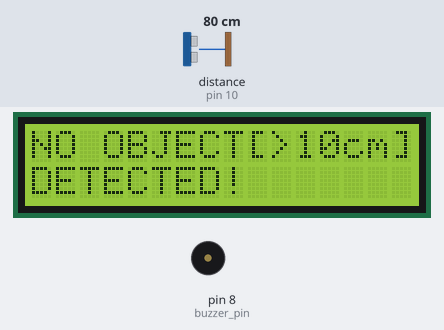
Bench run of a sketch on a simulated Arduino Uno, built with avr-gcc and run on an emulated ATmega328P. On the bench: 16×2 character LCD, buzzer (waves = sounding, pin HIGH). Wiring (inferred from the names in the program): ultrasonic range finder: trigger pin 9; echo pin 10. The test bench sets the inputs (shaded band); at power-on: distance to the obstacle (sensor on pin 10) 80 cm. The echo pulse lasts 58.3 µs per cm; pins used as bus, display or sensor lines are not drawn.

Above: at 1.2 s.
1.3 s: distance to the obstacle (sensor on pin 10) set to 12 cm
5.4 s: distance to the obstacle (sensor on pin 10) set to 9 cm
At 6.6 s:
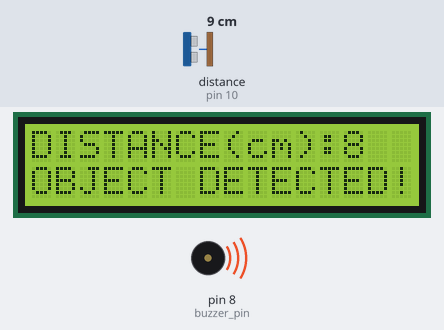
9.5 s: distance to the obstacle (sensor on pin 10) set to 18 cm
At 10.7 s:
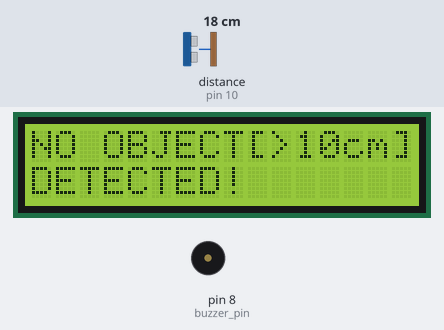
Timing chart, 0 to 12.5 s (numbered marks = the images above; inputs shaded):
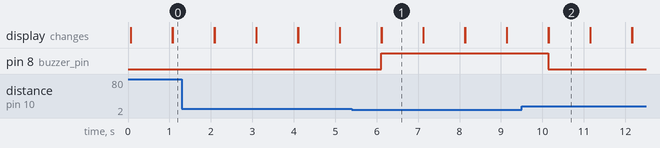

Measured:
- the behaviour switches between 11 and 10 cm on distance to the obstacle (sensor on pin 10) (found by bisection; images 0 and 1)
- after the input at 5.4 s, pin 8 (buzzer_pin): LOW → HIGH after 0.71 s; the display: first differs from a run without the input after 0.72 s (image 1)
- after the input at 9.5 s, pin 8 (buzzer_pin): HIGH → LOW after 0.64 s; the display: first differs from a run without the input after 0.65 s (image 2)
- what the display in image 1 shows lasts 1.0 s, from 6.1 s to 7.1 s

The sketch:

Ultrasonic_sensor_+_LCD_display_+_Buzzer.ino
```cpp
#include <LiquidCrystal.h>

const int trig_pin = 9;
const int echo_pin = 10;
const int buzzer_pin = 8;

int distance_cm;
long duration;

const int rs = 12, en = 11, d4 = 5, d5 = 4, d6 = 3, d7 = 2;
LiquidCrystal lcd(rs, en, d4, d5, d6, d7);

void setup()
{
  lcd.begin(16, 2);
  lcd.setCursor(0, 0);
  pinMode(trig_pin, OUTPUT);
  pinMode(echo_pin, INPUT);
  pinMode(buzzer_pin, OUTPUT);
}

void loop()
{
  digitalWrite(trig_pin, LOW);
  delayMicroseconds(2);

  digitalWrite(trig_pin, HIGH);
  delayMicroseconds(10);
  digitalWrite(trig_pin, LOW);

  duration = pulseIn(echo_pin, HIGH);
  distance_cm = (duration*0.034)/2.0;

  if (distance_cm >= 10 || distance_cm <= 0)
  {
  digitalWrite(buzzer_pin, LOW);
  lcd.setCursor(0, 0);
  lcd.print("NO OBJECT[>10cm]");
  lcd.setCursor(0, 1);
  lcd.print("DETECTED!");
  delay(1000);
  lcd.clear();
  }
  else
  {
  digitalWrite(buzzer_pin, HIGH);
  lcd.setCursor(0, 0);
  lcd.print("DISTANCE(cm):");
  lcd.print(distance_cm);
  lcd.setCursor(0, 1);
  lcd.print("OBJECT DETECTED!");
  delay(1000);
  lcd.clear();
  }
}
```
